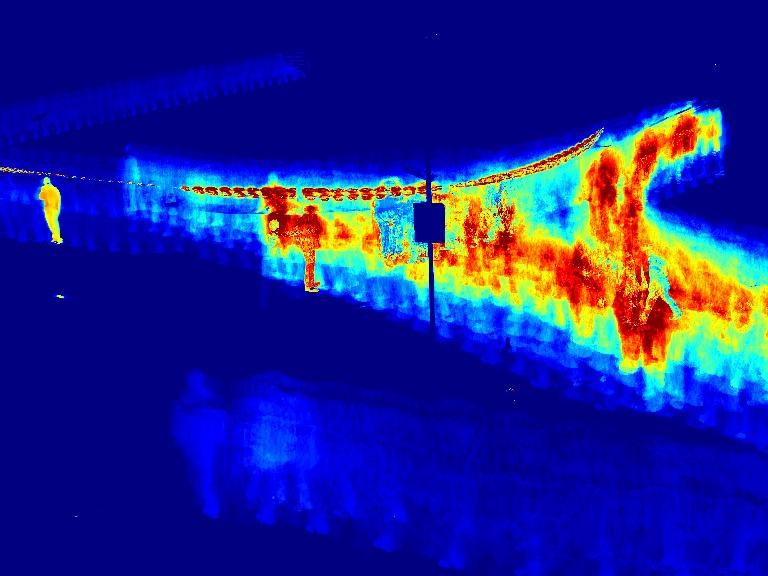
#> input picture Códigos/Detecção de Pessoas/motion_monitoring_on_video/diff-color_vtest.jpg, 768 x 576 px, given in place of vtest.avi, which was not available
$ python motion_heatmap.py
#> lines starting #> are read from the running program, lines starting #| are printed output that depends on the picture; pictures that were not available may be replaced by others from this repository, and a replacement may not be noted
'''
Copyright (c) 2017 Intel Corporation.
Licensed under the MIT license. See LICENSE file in the project root for full license information.
'''

import numpy as np
import cv2
import copy

def main():
    cap = cv2.VideoCapture('vtest.avi')
    # pip install opencv-contrib-python
    fgbg = cv2.bgsegm.createBackgroundSubtractorMOG()

    # number of frames is a variable for development purposes, you can change the for loop to a while(cap.isOpened()) instead to go through the whole video
    #num_frames = 500
    num_frames = int(cap.get(cv2.CAP_PROP_FRAME_COUNT))
    print('Frames: ', num_frames)

    first_iteration_indicator = 1
    for i in range(0, num_frames):
        '''
        There are some important reasons this if statement exists:
            -in the first run there is no previous frame, so this accounts for that
            -the first frame is saved to be used for the overlay after the accumulation has occurred
            -the height and width of the video are used to create an empty image for accumulation (accum_image)
        '''
    #while cap.isOpened():
        if (first_iteration_indicator == 1):
            ret, frame = cap.read()
            first_frame = copy.deepcopy(frame)
            gray = cv2.cvtColor(frame, cv2.COLOR_BGR2GRAY)
            height, width = gray.shape[:2]
            accum_image = np.zeros((height, width), np.uint8)
            first_iteration_indicator = 0
        else:
            ret, frame = cap.read()  # read a frame
            gray = cv2.cvtColor(frame, cv2.COLOR_BGR2GRAY)  # convert to grayscale

            fgmask = fgbg.apply(gray)  # remove the background

            # for testing purposes, show the result of the background subtraction
            # cv2.imshow('diff-bkgnd-frame', fgmask)

            # apply a binary threshold only keeping pixels above thresh and setting the result to maxValue.  If you want
            # motion to be picked up more, increase the value of maxValue.  To pick up the least amount of motion over time, set maxValue = 1
            thresh = 2
            maxValue = 4
            ret, th1 = cv2.threshold(fgmask, thresh, maxValue, cv2.THRESH_BINARY)
            # for testing purposes, show the threshold image
            # cv2.imwrite('diff-th1.jpg', th1)

            # add to the accumulated image
            accum_image = cv2.add(accum_image, th1)
            # for testing purposes, show the accumulated image
            # cv2.imwrite('diff-accum.jpg', accum_image)

            # for testing purposes, control frame by frame
            # raw_input("press any key to continue")

        # for testing purposes, show the current frame
        # cv2.imshow('frame', gray)

        #for for testing purpose, show the current frame with the heatmap overlaid
        color_image = im_color = cv2.applyColorMap(accum_image, cv2.COLORMAP_JET)
        result_overlay = cv2.addWeighted(frame, 0.7, color_image, 0.7, 0)
        cv2.imshow("frame mapped",result_overlay)

        if cv2.waitKey(1) & 0xFF == ord('q'):
            break
#> this loop made 1 pass; (key q is pressed on pass 1)
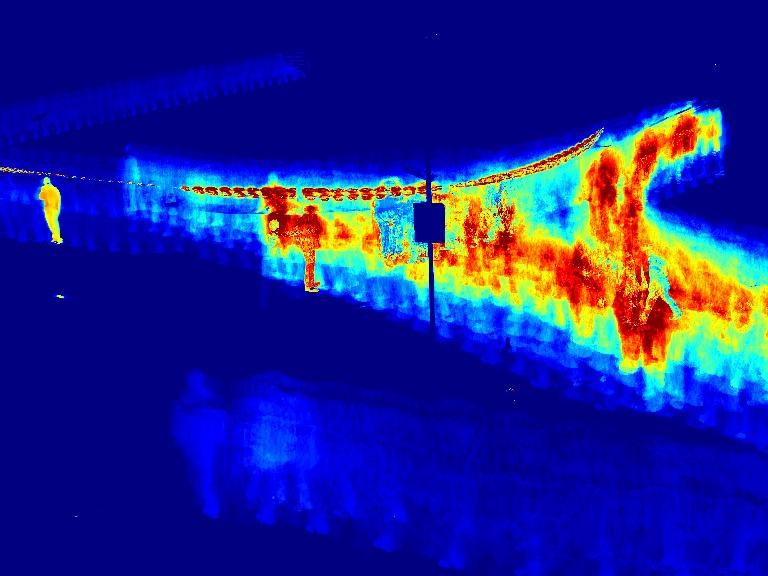
#> input picture Códigos/Detecção de Pessoas/motion_monitoring_on_video/diff-color_vtest.jpg, 768 x 576 px, given in place of vtest.avi, which was not available
#> pass 1, in main, `gray = cv2.cvtColor(frame, cv2.COLOR_BGR2GRAY)`:
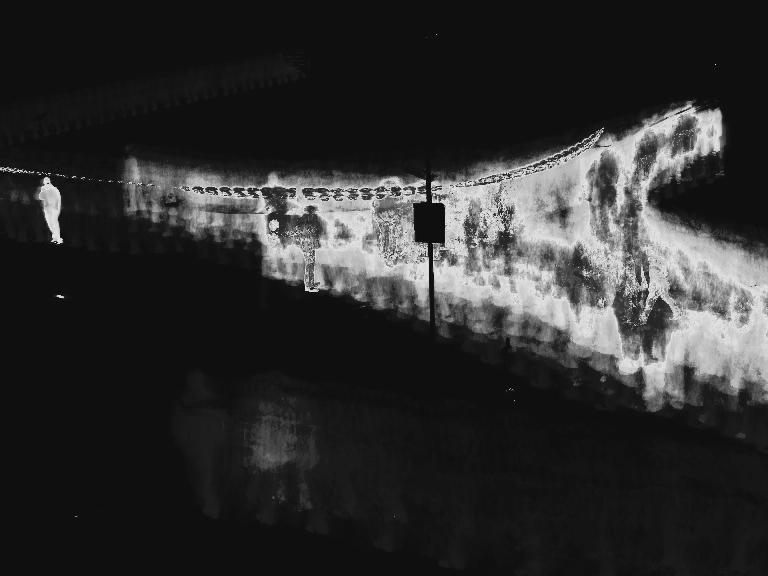
#> gray: shape (576, 768); min 9, max 230, mean 46.1
#> pass 1, in main, `result_overlay = cv2.addWeighted(frame, 0.7, color_image, 0.7, 0)`:
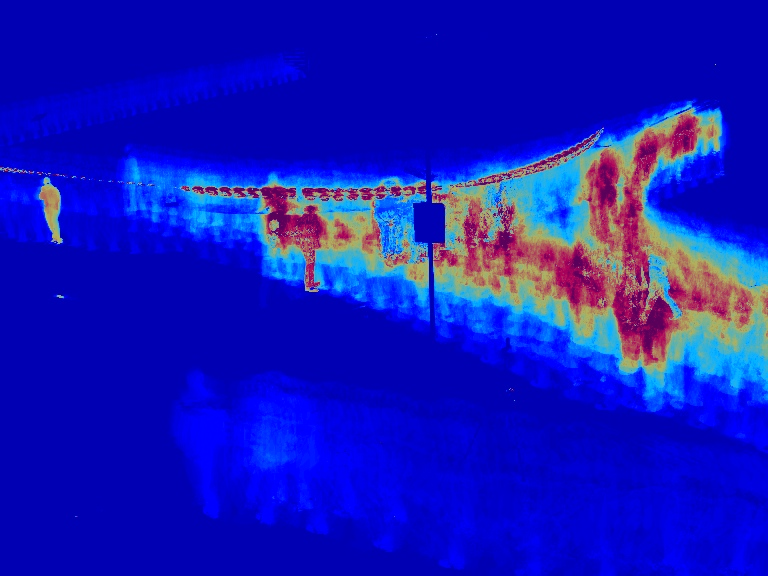
#> result_overlay: shape (576, 768, 3); mean B, G, R 189.7, 25, 20.3
#> after the loop: accum_image: shape (576, 768); every value is 0
#> first_frame is the input picture: shape (576, 768, 3); mean B, G, R 144.5, 35.7, 28.8
#> after the loop, first_iteration_indicator = 0; height = 576; width = 768

    # apply a color map
    # COLORMAP_PINK also works well, COLORMAP_BONE is acceptable if the background is dark
    color_image = im_color = cv2.applyColorMap(accum_image, cv2.COLORMAP_JET)
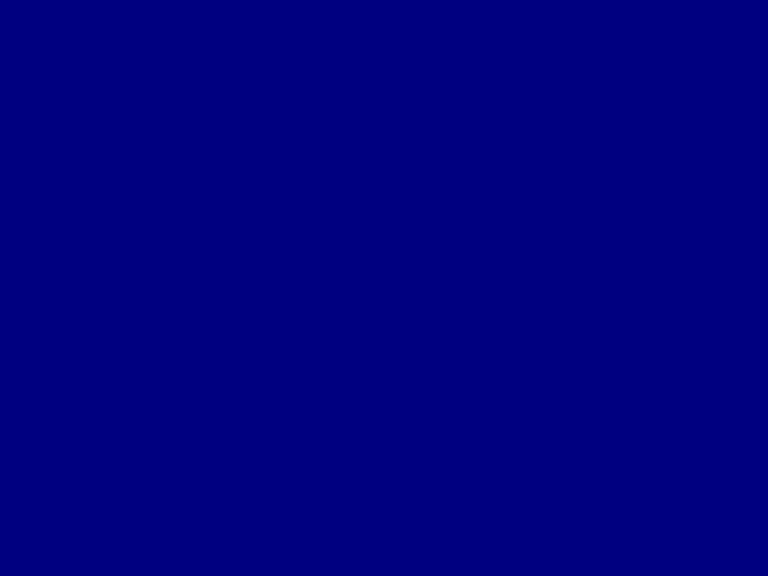
#> color_image: shape (576, 768, 3); mean B, G, R 128, 0, 0
    # for testing purposes, show the colorMap image
    cv2.imwrite('diff-color.jpg', color_image)

    # overlay the color mapped image to the first frame
    result_overlay = cv2.addWeighted(first_frame, 0.7, color_image, 0.7, 0)

    # save the final overlay image
    cv2.imwrite('diff-overlay.jpg', result_overlay)

    # cleanup
    cap.release()
    cv2.destroyAllWindows()

if __name__=='__main__':
    main()

$ run again, on Códigos/Detecção de Pessoas/motion_monitoring_on_video/diff-color_vloja1.jpg
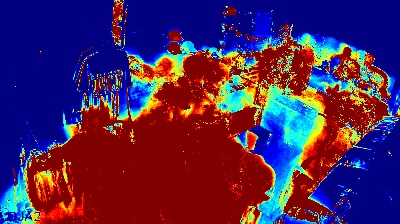
#> input picture Códigos/Detecção de Pessoas/motion_monitoring_on_video/diff-color_vloja1.jpg, 400 x 224 px, given in place of vtest.avi, which was not available
#> the loop in main, `for i in range(0, num_frames):` made 1 pass; (key q is pressed on pass 1)
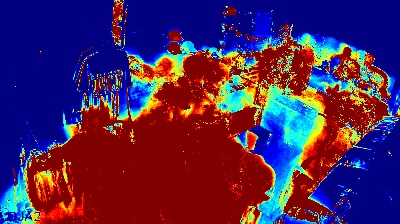
#> input picture Códigos/Detecção de Pessoas/motion_monitoring_on_video/diff-color_vloja1.jpg, 400 x 224 px, given in place of vtest.avi, which was not available
#> pass 1, in main, `gray = cv2.cvtColor(frame, cv2.COLOR_BGR2GRAY)`:
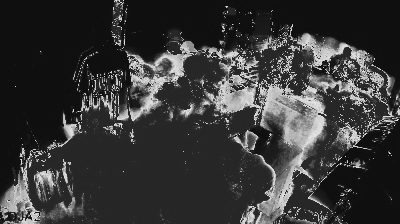
#> gray: shape (224, 400); min 11, max 231, mean 55.5
#> pass 1, in main, `result_overlay = cv2.addWeighted(frame, 0.7, color_image, 0.7, 0)`:
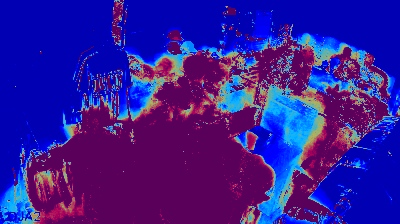
#> result_overlay: shape (224, 400, 3); mean B, G, R 150, 26.7, 54.4
#> in main, first_frame is the input picture: shape (224, 400, 3); mean B, G, R 87, 38.1, 77.6
#> after the loop in main, `for i in range(0, num_frames):`: first_iteration_indicator = 0; height = 224; width = 400

$ run again, on Códigos/Detecção de Pessoas/motion_monitoring_on_video/diff-overlay_vloja1.jpg
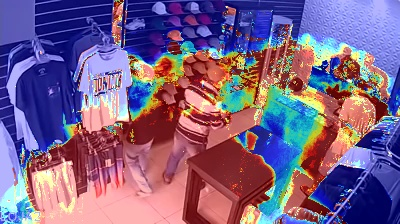
#> input picture Códigos/Detecção de Pessoas/motion_monitoring_on_video/diff-overlay_vloja1.jpg, 400 x 224 px, given in place of vtest.avi, which was not available
#> the loop in main, `for i in range(0, num_frames):` made 1 pass; (key q is pressed on pass 1)
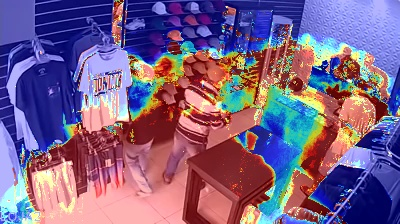
#> input picture Códigos/Detecção de Pessoas/motion_monitoring_on_video/diff-overlay_vloja1.jpg, 400 x 224 px, given in place of vtest.avi, which was not available
#> pass 1, in main, `gray = cv2.cvtColor(frame, cv2.COLOR_BGR2GRAY)`:
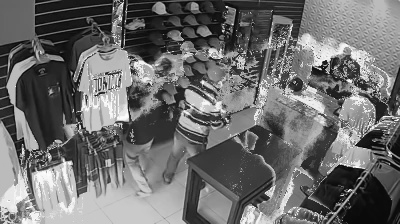
#> gray: shape (224, 400); min 7, max 255, mean 109.3
#> pass 1, in main, `result_overlay = cv2.addWeighted(frame, 0.7, color_image, 0.7, 0)`:
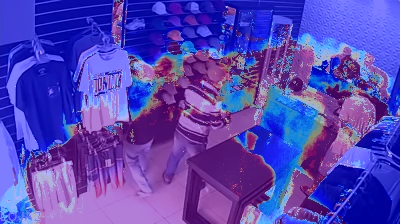
#> result_overlay: shape (224, 400, 3); mean B, G, R 183, 67.8, 86.6
#> in main, first_frame is the input picture: shape (224, 400, 3); mean B, G, R 134.9, 96.9, 123.8
#> after the loop in main, `for i in range(0, num_frames):`: first_iteration_indicator = 0; height = 224; width = 400
